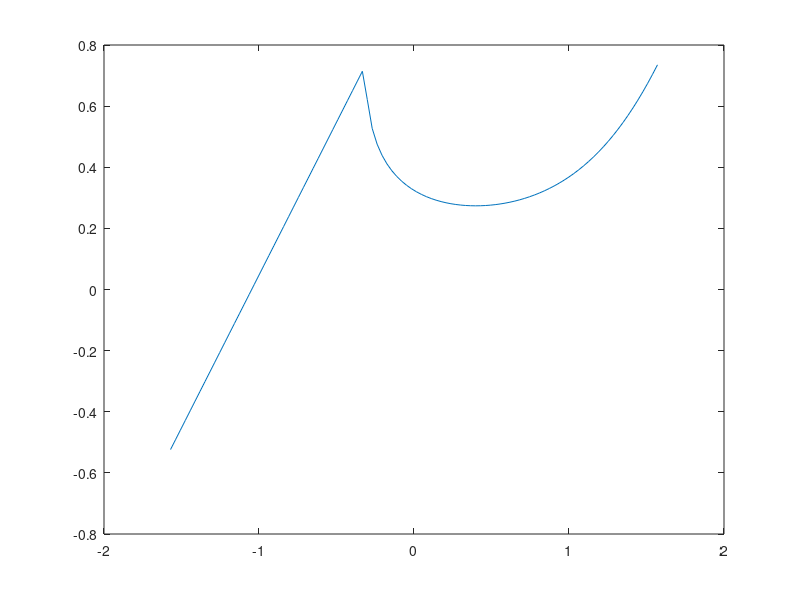

Reproduce this figure in MATLAB. (Note: this script raises an error after producing the figure.)

%% a uppgift
a = pi/6;
n = 1.5;

% h??rledd f??r hand + s211 i boken
d = @(x) x + asin(n.*sin(a - asin(sin(x)./n))) - a;

x = linspace(-pi/2, pi/2);
y = d(x);

plot(x,y)

%% b uppgift
% zinkdopat kronglas
a1 = 1.517;
a2 = 200;

% tungt flintglas
b1 = 1.653;
b2 = 10.27;

% ber??kna brytningsindex
n = @(l) a1 + a2./l;
m = @(l) a1 + a2./l;
% dess v??gl??ngder kikar vi p??
ls = [450 540 600 700];
% ber??kna n f??r dessa
ns = n(ls)
ms = m(ls)
% ny funktion d??r man kan ??ndra n
d1 = @(x, n) x + asin(n.*sin(a - asin(sin(x)./n))) - a;

y1 = d1(x, ns(1));
y2 = d1(x, ns(2));
y3 = d1(x, ns(3));
y4 = d1(x, ns(4));

z1 = d1(x, ms(1));
z2 = d1(x, ms(2));
z3 = d1(x, ms(3));
z4 = d1(x, ms(4));

tiledlayout(2,1);
ax1 = nexttile;
ax1.Title.String = "Zinkdopat kronglas";
ax1.XLabel.String = "Infallsvinkel \theta rad";
ax1.YLabel.String = "Avl?nkningsvinkel \delta rad";
hold on
plot(x, y1, 'b-')
plot(x, y2, 'g-')
plot(x, y3, 'y-')
plot(x, y4, 'r-')
hold off

ax2 = nexttile;
ax2.Title.String = "Tungt flintglas";
ax2.XLabel.String = "Infallsvinkel \theta rad";
ax2.YLabel.String = "Avl?nkningsvinkel \delta rad";
hold on
plot(x, z1, 'b-')
plot(x, z2, 'g-')
plot(x, z3, 'y-')
plot(x, z4, 'r-')
hold off
